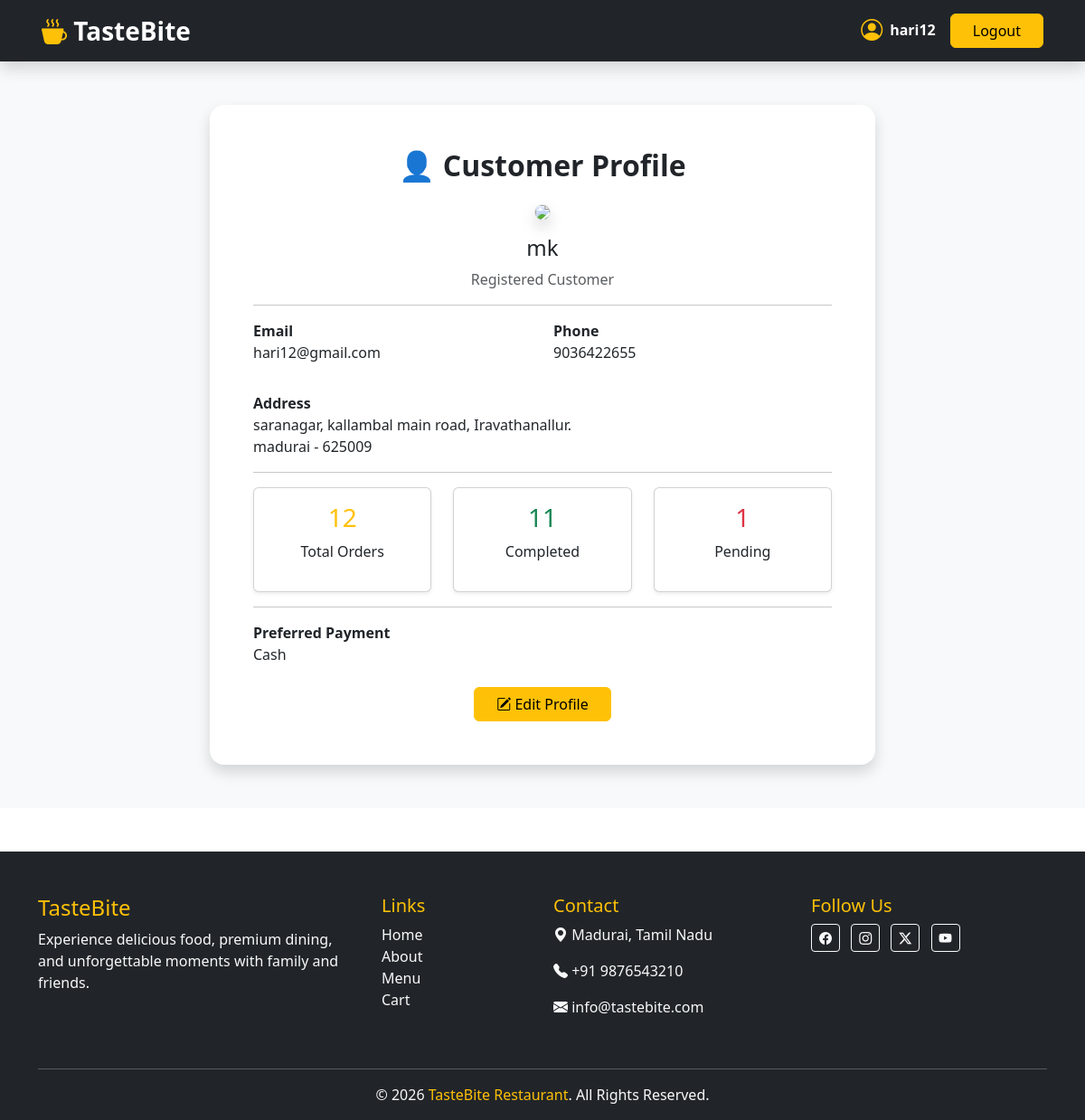
Screenshot of /profile/ (signed in) with the database file from the repository.
### restapp/models.py (models this page shows, shortened)
class CustomerDetails(models.Model):
    full_name = models.CharField(max_length=100)
    phone = models.CharField(max_length=15)
    email = models.EmailField()
    address = models.TextField()
    city = models.CharField(max_length=50)
    pincode = models.CharField(max_length=10)
    special_instruction = models.TextField(blank=True)
    PAYMENT_CHOICES = [
        ("Cash", "Cash on Delivery"),
        ("UPI", "UPI"),
        ("Card", "Card"),
    ]
    payment_method = models.CharField(
        max_length=20,
        choices=PAYMENT_CHOICES
    )
    DELIVERY_CHOICES = [
        ("Dine In", "Dine In"),
        ("Take Away", "Take Away"),
        ("Home Delivery", "Home Delivery"),
    ]
    delivery_type = models.CharField(
        max_length=30,
        choices=DELIVERY_CHOICES
    )
    created_at = models.DateTimeField(auto_now_add=True)

### restapp/views.py (the view)
# urls.py: path("profile/", views.customer_profile, name="customer_profile"),
def customer_profile(request):
    customer = CustomerDetails.objects.last()
    total_orders = Order.objects.count()
    completed_orders = Order.objects.filter(status="Bill Generated").count()
    pending_orders = Order.objects.exclude(status="Bill Generated").count()
    context = {
        "customer": customer,
        "total_orders": total_orders,
        "completed_orders": completed_orders,
        "pending_orders": pending_orders,
    }
    return render(request, "customer_profile.html", context)

### restapp/templates/customer_profile.html
{% extends 'base.html' %} {% block content %}
<section class="py-5 bg-light">
  <div class="container">
    <div class="row justify-content-center">
      <div class="col-lg-8">
        <div class="card shadow border-0 rounded-4">
          <div class="card-body p-5">
            <h2 class="text-center fw-bold mb-4">👤 Customer Profile</h2>
            <div class="text-center">
              <img
                src="https://cdn-icons-png.flaticon.com/512/3135/3135715.png"
                width="120"
                class="rounded-circle border shadow mb-3"/>
              <h4>{{ customer.full_name }}</h4>
              <p class="text-muted">Registered Customer</p>
            </div>
            <hr />
            <div class="row">
              <div class="col-md-6 mb-3">
                <label class="fw-bold">Email</label>
                <p>{{ customer.email }}</p>
              </div>
              <div class="col-md-6 mb-3">
                <label class="fw-bold">Phone</label>
                <p>{{ customer.phone }}</p>
              </div>
            </div>
            <div class="mb-3">
              <label class="fw-bold"> Address </label>
              <p>
                {{ customer.address }}
                <br />
                {{ customer.city }} - {{ customer.pincode }}
              </p>
            </div>
            <hr />
            <div class="row text-center">
              <div class="col-md-4">
                <div class="card shadow-sm">
                  <div class="card-body">
                    <h3 class="text-warning">{{ total_orders }}</h3>
                    <p>Total Orders</p>
                  </div>
                </div>
              </div>
              <div class="col-md-4">
                <div class="card shadow-sm">
                  <div class="card-body">
                    <h3 class="text-success">{{ completed_orders }}</h3>
                    <p>Completed</p>
                  </div>
                </div>
              </div>
              <div class="col-md-4">
                <div class="card shadow-sm">
                  <div class="card-body">
                    <h3 class="text-danger">{{ pending_orders }}</h3>
                    <p>Pending</p>
                  </div>
                </div>
              </div>
            </div>
            <hr />
            <div class="mb-3">
              <label class="fw-bold"> Preferred Payment </label>
              <p>{{ customer.payment_method }}</p>
            </div>
            <div class="text-center mt-4">
              <a href="#" class="btn btn-warning px-4">
                <i class="bi bi-pencil-square"></i>
                Edit Profile
              </a>
            </div>
          </div>
        </div>
      </div>
    </div>
  </div>
</section>
{% endblock %}

### restapp/templates/base.html (shortened to what this page needs)
{% load static %}
<!DOCTYPE html>
<html lang="en">
<head>
    <link href="https://cdn.jsdelivr.net/npm/bootstrap@5.3.3/dist/css/bootstrap.min.css" rel="stylesheet">
    <link href="https://cdn.jsdelivr.net/npm/bootstrap-icons@1.11.3/font/bootstrap-icons.css" rel="stylesheet">
</head>
<body>
<nav class="navbar navbar-expand-lg navbar-dark bg-dark sticky-top shadow">
    <div class="container px-3">
        <a class="navbar-brand fw-bold fs-3" href="{% url 'home' %}">
            <i class="bi bi-cup-hot-fill text-warning"></i>
            TasteBite
        </a>
        <div class="collapse navbar-collapse" id="navbarNav">
            <div class="ms-auto d-flex">
                {% if request.user.is_authenticated %}
                <a class="text-decoration-none" href="{% url 'customer_profile' %}">
                <span class="text-white fw-semibold me-3 mx-3 d-flex align-items-center">
                <i class="bi bi-person-circle text-warning fs-4 me-2"></i>{{ request.user.username }}</span>
                </a>
                <a class="btn btn-warning px-4" href="{% url 'logout' %}">Logout</a>
                {% else %}
                    <a class="btn btn-warning px-4" href="{% url 'login' %}">Login</a>
                    <a class="btn btn-warning reg mx-2 px-4" href="{% url 'register' %}">Register</a>
                {% endif %}
            </div>
        </div>
    </div>
</nav>
{% block content %}
{% endblock %}
<footer class="bg-dark text-light pt-5 pb-3 mt-5">
    <div class="container">
        <div class="row">
            <div class="col-lg-4 col-md-6 mb-4">
                <h4 class="text-warning">TasteBite</h4>
                <p>
                    Experience delicious food, premium dining,
                    and unforgettable moments with family and friends.
                </p>
            </div>
            <div class="col-lg-2 col-md-6 mb-4">
                <h5 class="text-warning">Links</h5>
                <ul class="list-unstyled">
                    <li><a href="{% url 'home' %}" class="text-light text-decoration-none">Home</a></li>
                    <li><a href="{% url 'about' %}" class="text-light text-decoration-none">About</a></li>
                    <li><a href="{% url 'menu' %}" class="text-light text-decoration-none">Menu</a></li>
                    <li><a href="{% url 'order_cart' %}" class="text-light text-decoration-none">Cart</a></li>
                </ul>
            </div>
            <div class="col-lg-3 col-md-6 mb-4">
                <h5 class="text-warning">Contact</h5>
                <p>
                    <i class="bi bi-geo-alt-fill"></i>
                    Madurai, Tamil Nadu
                </p>
                <p>
                    <i class="bi bi-telephone-fill"></i>
                    +91 9876543210
                </p>
                <p>
                    <i class="bi bi-envelope-fill"></i>
                    info@tastebite.com
                </p>
            </div>
            <div class="col-lg-3 col-md-6 mb-4">
                <h5 class="text-warning">Follow Us</h5>
                <a href="#" class="btn btn-outline-light btn-sm me-2">
                    <i class="bi bi-facebook"></i>
                </a>
                <a href="#" class="btn btn-outline-light btn-sm me-2">
                    <i class="bi bi-instagram"></i>
                </a>
                <a href="#" class="btn btn-outline-light btn-sm me-2">
                    <i class="bi bi-twitter-x"></i>
                </a>
                <a href="#" class="btn btn-outline-light btn-sm">
                    <i class="bi bi-youtube"></i>
                </a>
            </div>
        </div>
        <hr>
        <div class="text-center">
            <p class="mb-0">
                © 2026 <span><a href="{% url 'home' %}" class="text-warning text-decoration-none">TasteBite Restaurant</a></span>. All Rights Reserved.
            </p>
        </div>
    </div>
</footer>
</body>
</html>

### rows the page displays
CustomerDetails: full_name "mk", email "hari12@gmail.com", phone "9036422655", address "saranagar, kallambal main road, Iravathanallur.", city "madurai", pincode "625009", payment_method "Cash"

### other values shown
{{ request.user.username }} "hari12"
{{ total_orders }} "12"
{{ completed_orders }} "11"
{{ pending_orders }} "1"
